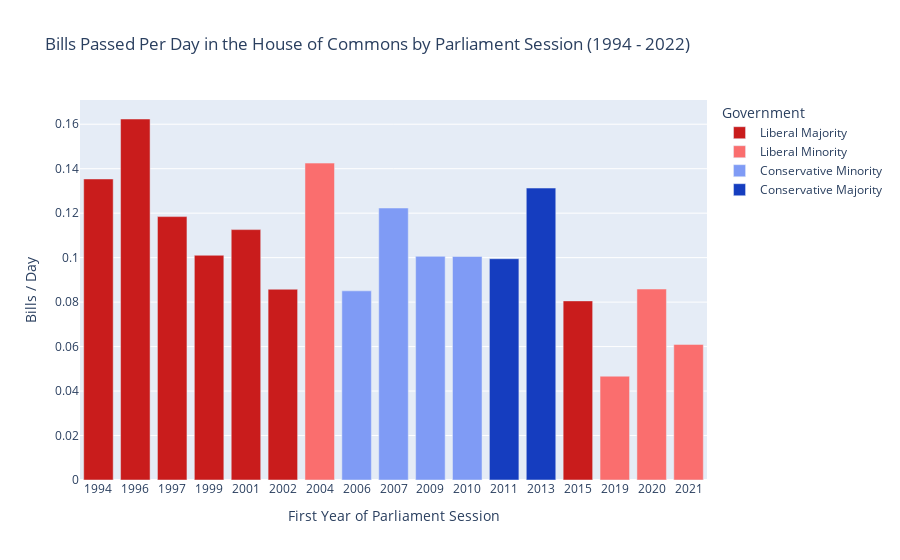

Notebook source saved alongside this figure:
### Code cell
fig = px.bar(
    plot_1, 
    x = "StartYear", 
    y = "BillsPerDay", 
    color="Government",
    color_discrete_map = color_map,
    title = "Bills Passed Per Day in the House of Commons by Parliament Session (1994 - 2022)",
    labels = {
        "StartYear": "First Year of Parliament Session",
        "BillsPerDay": "Bills / Day"
    }
)

fig.update_layout(xaxis={'categoryorder':'category ascending'})

fig.show()

### Figure 1 — Plotly figure (JSON) as saved in the notebook; plotly's stock layout.template omitted (floating-point values rounded to 4 significant figures)
{"data": [{"alignmentgroup": "True", "hovertemplate": "Government=Liberal Majority<br>First Year of Parliament Session=%{x}<br>Bills / Day=%{y}<extra></extra>", "legendgroup": "Liberal Majority", "marker": {"color": "#c91c1c", "pattern": {"shape": ""}}, "name": "Liberal Majority", "offsetgroup": "Liberal Majority", "orientation": "v", "showlegend": true, "textposition": "auto", "type": "bar", "x": ["1994", "1996", "1997", "1999", "2001", "2002", "2015"], "xaxis": "x", "y": [0.1354, 0.1624, 0.1185, 0.1011, 0.1126, 0.08578, 0.08055], "yaxis": "y"}, {"alignmentgroup": "True", "hovertemplate": "Government=Liberal Minority<br>First Year of Parliament Session=%{x}<br>Bills / Day=%{y}<extra></extra>", "legendgroup": "Liberal Minority", "marker": {"color": "#fa6e6e", "pattern": {"shape": ""}}, "name": "Liberal Minority", "offsetgroup": "Liberal Minority", "orientation": "v", "showlegend": true, "textposition": "auto", "type": "bar", "x": ["2004", "2019", "2020", "2021"], "xaxis": "x", "y": [0.1425, 0.04669, 0.08589, 0.06098], "yaxis": "y"}, {"alignmentgroup": "True", "hovertemplate": "Government=Conservative Minority<br>First Year of Parliament Session=%{x}<br>Bills / Day=%{y}<extra></extra>", "legendgroup": "Conservative Minority", "marker": {"color": "#7f9bf5", "pattern": {"shape": ""}}, "name": "Conservative Minority", "offsetgroup": "Conservative Minority", "orientation": "v", "showlegend": true, "textposition": "auto", "type": "bar", "x": ["2006", "2007", "2009", "2010"], "xaxis": "x", "y": [0.08507, 0.1223, 0.1006, 0.1005], "yaxis": "y"}, {"alignmentgroup": "True", "hovertemplate": "Government=Conservative Majority<br>First Year of Parliament Session=%{x}<br>Bills / Day=%{y}<extra></extra>", "legendgroup": "Conservative Majority", "marker": {"color": "#153dbf", "pattern": {"shape": ""}}, "name": "Conservative Majority", "offsetgroup": "Conservative Majority", "orientation": "v", "showlegend": true, "textposition": "auto", "type": "bar", "x": ["2011", "2013"], "xaxis": "x", "y": [0.09952, 0.1313], "yaxis": "y"}], "layout": {"autosize": true, "barmode": "relative", "legend": {"title": {"text": "Government"}, "tracegroupgap": 0}, "title": {"text": "Bills Passed Per Day in the House of Commons by Parliament Session (1994 - 2022)"}, "xaxis": {"anchor": "y", "autorange": true, "categoryorder": "category ascending", "domain": [0, 1], "range": [-0.5, 16.5], "title": {"text": "First Year of Parliament Session"}, "type": "category"}, "yaxis": {"anchor": "x", "autorange": true, "domain": [0, 1], "range": [0, 0.1709], "title": {"text": "Bills / Day"}, "type": "linear"}}}
